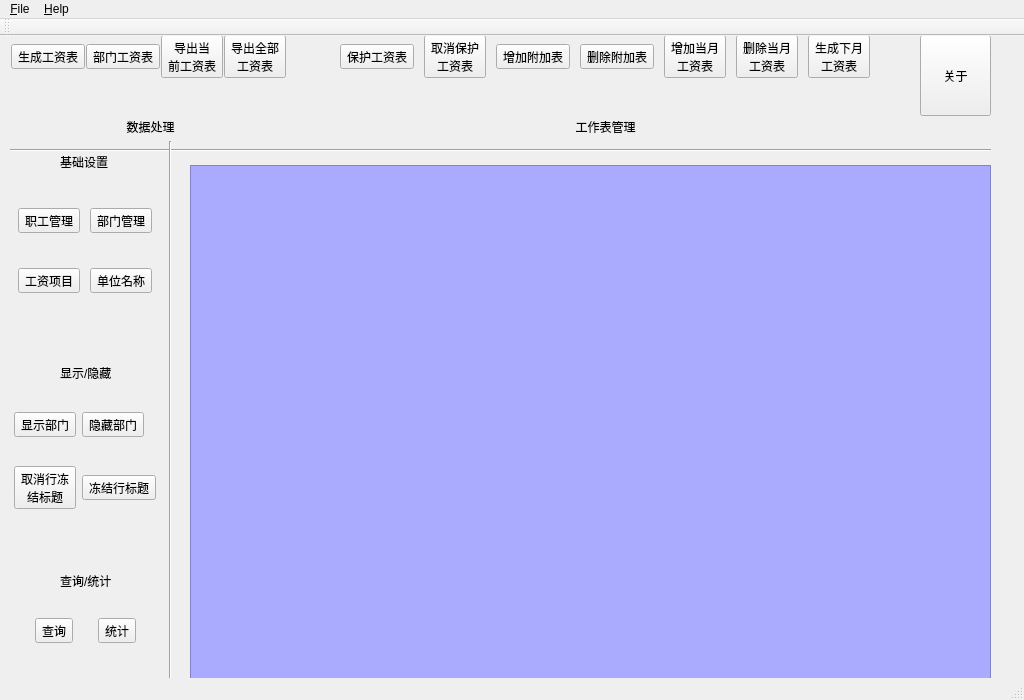
<?xml version="1.0" encoding="UTF-8"?>
<ui version="4.0">
 <class>MainWindow</class>
 <widget class="QMainWindow" name="MainWindow">
  <property name="geometry">
   <rect>
    <x>0</x>
    <y>0</y>
    <width>1024</width>
    <height>700</height>
   </rect>
  </property>
  <property name="windowTitle">
   <string>MainWindow</string>
  </property>
  <widget class="QWidget" name="centralwidget">
   <widget class="QWidget" name="widget" native="true">
    <property name="geometry">
     <rect>
      <x>-10</x>
      <y>-1</y>
      <width>1011</width>
      <height>678</height>
     </rect>
    </property>
    <widget class="QWidget" name="widget_2" native="true">
     <property name="geometry">
      <rect>
       <x>20</x>
       <y>120</y>
       <width>161</width>
       <height>521</height>
      </rect>
     </property>
     <widget class="QLabel" name="label_4">
      <property name="geometry">
       <rect>
        <x>50</x>
        <y>1</y>
        <width>54</width>
        <height>12</height>
       </rect>
      </property>
      <property name="text">
       <string>基础设置</string>
      </property>
     </widget>
     <widget class="QLabel" name="label_5">
      <property name="geometry">
       <rect>
        <x>50</x>
        <y>210</y>
        <width>61</width>
        <height>16</height>
       </rect>
      </property>
      <property name="text">
       <string>显示/隐藏</string>
      </property>
     </widget>
     <widget class="QLabel" name="label_6">
      <property name="geometry">
       <rect>
        <x>50</x>
        <y>420</y>
        <width>54</width>
        <height>12</height>
       </rect>
      </property>
      <property name="text">
       <string>查询/统计</string>
      </property>
     </widget>
     <widget class="QWidget" name="layoutWidget">
      <property name="geometry">
       <rect>
        <x>0</x>
        <y>230</y>
        <width>151</width>
        <height>151</height>
       </rect>
      </property>
      <layout class="QGridLayout" name="gridLayout_2">
       <property name="spacing">
        <number>2</number>
       </property>
       <item row="0" column="0">
        <widget class="QToolButton" name="show_dpt_tb">
         <property name="text">
          <string>显示部门</string>
         </property>
         <property name="icon">
          <iconset>
           <normaloff>../images/显示部门.png</normaloff>../images/显示部门.png</iconset>
         </property>
         <property name="iconSize">
          <size>
           <width>128</width>
           <height>128</height>
          </size>
         </property>
         <property name="toolButtonStyle">
          <enum>Qt::ToolButtonTextUnderIcon</enum>
         </property>
        </widget>
       </item>
       <item row="0" column="1">
        <widget class="QToolButton" name="hide_dpt_tb">
         <property name="text">
          <string>隐藏部门</string>
         </property>
         <property name="icon">
          <iconset>
           <normaloff>../images/隐藏部门.png</normaloff>../images/隐藏部门.png</iconset>
         </property>
         <property name="iconSize">
          <size>
           <width>128</width>
           <height>128</height>
          </size>
         </property>
         <property name="toolButtonStyle">
          <enum>Qt::ToolButtonTextUnderIcon</enum>
         </property>
        </widget>
       </item>
       <item row="1" column="0">
        <widget class="QToolButton" name="cancel_freeze_tb">
         <property name="text">
          <string>取消行冻
结标题</string>
         </property>
         <property name="icon">
          <iconset>
           <normaloff>../images/显示部门.png</normaloff>../images/显示部门.png</iconset>
         </property>
         <property name="iconSize">
          <size>
           <width>128</width>
           <height>128</height>
          </size>
         </property>
         <property name="toolButtonStyle">
          <enum>Qt::ToolButtonTextUnderIcon</enum>
         </property>
        </widget>
       </item>
       <item row="1" column="1">
        <widget class="QToolButton" name="freeze_tb">
         <property name="text">
          <string>冻结行标题</string>
         </property>
         <property name="icon">
          <iconset>
           <normaloff>../images/显示部门.png</normaloff>../images/显示部门.png</iconset>
         </property>
         <property name="iconSize">
          <size>
           <width>128</width>
           <height>128</height>
          </size>
         </property>
         <property name="toolButtonStyle">
          <enum>Qt::ToolButtonTextUnderIcon</enum>
         </property>
        </widget>
       </item>
      </layout>
     </widget>
     <widget class="QWidget" name="layoutWidget">
      <property name="geometry">
       <rect>
        <x>0</x>
        <y>440</y>
        <width>151</width>
        <height>71</height>
       </rect>
      </property>
      <layout class="QHBoxLayout" name="horizontalLayout_3">
       <property name="spacing">
        <number>0</number>
       </property>
       <item>
        <widget class="QToolButton" name="query_tb">
         <property name="text">
          <string>查询</string>
         </property>
         <property name="icon">
          <iconset>
           <normaloff>../images/单位名称.png</normaloff>../images/单位名称.png</iconset>
         </property>
         <property name="iconSize">
          <size>
           <width>128</width>
           <height>128</height>
          </size>
         </property>
         <property name="toolButtonStyle">
          <enum>Qt::ToolButtonTextUnderIcon</enum>
         </property>
        </widget>
       </item>
       <item>
        <widget class="QToolButton" name="statistic_tb">
         <property name="text">
          <string>统计</string>
         </property>
         <property name="icon">
          <iconset>
           <normaloff>../images/单位名称.png</normaloff>../images/单位名称.png</iconset>
         </property>
         <property name="iconSize">
          <size>
           <width>128</width>
           <height>128</height>
          </size>
         </property>
         <property name="toolButtonStyle">
          <enum>Qt::ToolButtonTextUnderIcon</enum>
         </property>
        </widget>
       </item>
      </layout>
     </widget>
    </widget>
    <widget class="QToolButton" name="about_tb">
     <property name="geometry">
      <rect>
       <x>930</x>
       <y>0</y>
       <width>71</width>
       <height>81</height>
      </rect>
     </property>
     <property name="text">
      <string>关于</string>
     </property>
     <property name="icon">
      <iconset>
       <normaloff>../images/关于.png</normaloff>../images/关于.png</iconset>
     </property>
     <property name="iconSize">
      <size>
       <width>128</width>
       <height>128</height>
      </size>
     </property>
     <property name="checkable">
      <bool>false</bool>
     </property>
     <property name="popupMode">
      <enum>QToolButton::DelayedPopup</enum>
     </property>
     <property name="toolButtonStyle">
      <enum>Qt::ToolButtonTextUnderIcon</enum>
     </property>
    </widget>
    <widget class="QTableView" name="tableView">
     <property name="geometry">
      <rect>
       <x>200</x>
       <y>130</y>
       <width>801</width>
       <height>521</height>
      </rect>
     </property>
     <property name="styleSheet">
      <string notr="true">background-color:rgb(170, 170, 255)</string>
     </property>
    </widget>
    <widget class="Line" name="line">
     <property name="geometry">
      <rect>
       <x>20</x>
       <y>105</y>
       <width>981</width>
       <height>20</height>
      </rect>
     </property>
     <property name="orientation">
      <enum>Qt::Horizontal</enum>
     </property>
    </widget>
    <widget class="Line" name="line_2">
     <property name="geometry">
      <rect>
       <x>170</x>
       <y>106</y>
       <width>20</width>
       <height>551</height>
      </rect>
     </property>
     <property name="orientation">
      <enum>Qt::Vertical</enum>
     </property>
    </widget>
    <widget class="QWidget" name="layoutWidget">
     <property name="geometry">
      <rect>
       <x>20</x>
       <y>0</y>
       <width>281</width>
       <height>101</height>
      </rect>
     </property>
     <layout class="QVBoxLayout" name="verticalLayout">
      <item>
       <layout class="QHBoxLayout" name="horizontalLayout">
        <property name="spacing">
         <number>0</number>
        </property>
        <item>
         <widget class="QToolButton" name="generate_payroll_tb">
          <property name="text">
           <string>生成工资表</string>
          </property>
          <property name="icon">
           <iconset>
            <normaloff>../images/生成工资条.png</normaloff>../images/生成工资条.png</iconset>
          </property>
          <property name="iconSize">
           <size>
            <width>128</width>
            <height>128</height>
           </size>
          </property>
          <property name="toolButtonStyle">
           <enum>Qt::ToolButtonTextUnderIcon</enum>
          </property>
         </widget>
        </item>
        <item>
         <widget class="QToolButton" name="dpt_payroll_tb">
          <property name="text">
           <string>部门工资表</string>
          </property>
          <property name="icon">
           <iconset>
            <normaloff>../images/部门工资表.png</normaloff>../images/部门工资表.png</iconset>
          </property>
          <property name="iconSize">
           <size>
            <width>128</width>
            <height>128</height>
           </size>
          </property>
          <property name="toolButtonStyle">
           <enum>Qt::ToolButtonTextUnderIcon</enum>
          </property>
         </widget>
        </item>
        <item>
         <widget class="QToolButton" name="export_current_payroll_tb">
          <property name="text">
           <string>导出当
前工资表</string>
          </property>
          <property name="icon">
           <iconset>
            <normaloff>../images/部门工资表.png</normaloff>../images/部门工资表.png</iconset>
          </property>
          <property name="iconSize">
           <size>
            <width>128</width>
            <height>128</height>
           </size>
          </property>
          <property name="toolButtonStyle">
           <enum>Qt::ToolButtonTextUnderIcon</enum>
          </property>
         </widget>
        </item>
        <item>
         <widget class="QToolButton" name="export_all_payroll_tb">
          <property name="text">
           <string>导出全部
工资表</string>
          </property>
          <property name="icon">
           <iconset>
            <normaloff>../images/部门工资表.png</normaloff>../images/部门工资表.png</iconset>
          </property>
          <property name="iconSize">
           <size>
            <width>128</width>
            <height>128</height>
           </size>
          </property>
          <property name="toolButtonStyle">
           <enum>Qt::ToolButtonTextUnderIcon</enum>
          </property>
         </widget>
        </item>
       </layout>
      </item>
      <item>
       <widget class="QLabel" name="label">
        <property name="text">
         <string>数据处理</string>
        </property>
        <property name="alignment">
         <set>Qt::AlignBottom|Qt::AlignHCenter</set>
        </property>
       </widget>
      </item>
     </layout>
    </widget>
    <widget class="QWidget" name="layoutWidget">
     <property name="geometry">
      <rect>
       <x>340</x>
       <y>0</y>
       <width>551</width>
       <height>101</height>
      </rect>
     </property>
     <layout class="QVBoxLayout" name="verticalLayout_2">
      <item>
       <layout class="QHBoxLayout" name="horizontalLayout_2">
        <property name="spacing">
         <number>0</number>
        </property>
        <item>
         <widget class="QToolButton" name="protect_tb">
          <property name="text">
           <string>保护工资表</string>
          </property>
          <property name="icon">
           <iconset>
            <normaloff>../images/保护工资表.png</normaloff>../images/保护工资表.png</iconset>
          </property>
          <property name="iconSize">
           <size>
            <width>128</width>
            <height>128</height>
           </size>
          </property>
          <property name="toolButtonStyle">
           <enum>Qt::ToolButtonTextUnderIcon</enum>
          </property>
         </widget>
        </item>
        <item>
         <widget class="QToolButton" name="cancel_protect_tb">
          <property name="text">
           <string>取消保护
工资表</string>
          </property>
          <property name="icon">
           <iconset>
            <normaloff>../images/取消保护工资表.png</normaloff>../images/取消保护工资表.png</iconset>
          </property>
          <property name="iconSize">
           <size>
            <width>128</width>
            <height>128</height>
           </size>
          </property>
          <property name="popupMode">
           <enum>QToolButton::DelayedPopup</enum>
          </property>
          <property name="toolButtonStyle">
           <enum>Qt::ToolButtonTextUnderIcon</enum>
          </property>
          <property name="arrowType">
           <enum>Qt::NoArrow</enum>
          </property>
         </widget>
        </item>
        <item>
         <widget class="QToolButton" name="add_extra_label_tb">
          <property name="text">
           <string>增加附加表</string>
          </property>
          <property name="icon">
           <iconset>
            <normaloff>../images/保护工资表.png</normaloff>../images/保护工资表.png</iconset>
          </property>
          <property name="iconSize">
           <size>
            <width>128</width>
            <height>128</height>
           </size>
          </property>
          <property name="toolButtonStyle">
           <enum>Qt::ToolButtonTextUnderIcon</enum>
          </property>
         </widget>
        </item>
        <item>
         <widget class="QToolButton" name="del_extra_label_tb">
          <property name="text">
           <string>删除附加表</string>
          </property>
          <property name="icon">
           <iconset>
            <normaloff>../images/删除当前工资表.png</normaloff>../images/删除当前工资表.png</iconset>
          </property>
          <property name="iconSize">
           <size>
            <width>128</width>
            <height>128</height>
           </size>
          </property>
          <property name="toolButtonStyle">
           <enum>Qt::ToolButtonTextUnderIcon</enum>
          </property>
         </widget>
        </item>
        <item>
         <widget class="QToolButton" name="add_current_month_tb">
          <property name="text">
           <string>增加当月
工资表</string>
          </property>
          <property name="icon">
           <iconset>
            <normaloff>../images/删除当前工资表.png</normaloff>../images/删除当前工资表.png</iconset>
          </property>
          <property name="iconSize">
           <size>
            <width>128</width>
            <height>128</height>
           </size>
          </property>
          <property name="toolButtonStyle">
           <enum>Qt::ToolButtonTextUnderIcon</enum>
          </property>
         </widget>
        </item>
        <item>
         <widget class="QToolButton" name="del_current_month_tb">
          <property name="text">
           <string>删除当月
工资表</string>
          </property>
          <property name="icon">
           <iconset>
            <normaloff>../images/删除当前工资表.png</normaloff>../images/删除当前工资表.png</iconset>
          </property>
          <property name="iconSize">
           <size>
            <width>128</width>
            <height>128</height>
           </size>
          </property>
          <property name="toolButtonStyle">
           <enum>Qt::ToolButtonTextUnderIcon</enum>
          </property>
         </widget>
        </item>
        <item>
         <widget class="QToolButton" name="generate_next_tb">
          <property name="text">
           <string>生成下月
工资表</string>
          </property>
          <property name="icon">
           <iconset>
            <normaloff>../images/生成下月工资表.png</normaloff>../images/生成下月工资表.png</iconset>
          </property>
          <property name="iconSize">
           <size>
            <width>128</width>
            <height>128</height>
           </size>
          </property>
          <property name="toolButtonStyle">
           <enum>Qt::ToolButtonTextUnderIcon</enum>
          </property>
         </widget>
        </item>
       </layout>
      </item>
      <item>
       <widget class="QLabel" name="label_2">
        <property name="text">
         <string>工作表管理</string>
        </property>
        <property name="alignment">
         <set>Qt::AlignBottom|Qt::AlignHCenter</set>
        </property>
       </widget>
      </item>
     </layout>
    </widget>
    <widget class="QWidget" name="layoutWidget">
     <property name="geometry">
      <rect>
       <x>20</x>
       <y>140</y>
       <width>151</width>
       <height>151</height>
      </rect>
     </property>
     <layout class="QGridLayout" name="gridLayout">
      <property name="spacing">
       <number>2</number>
      </property>
      <item row="0" column="1">
       <widget class="QToolButton" name="dpt_tb">
        <property name="text">
         <string>部门管理</string>
        </property>
        <property name="icon">
         <iconset>
          <normaloff>../images/部门管理.png</normaloff>../images/部门管理.png</iconset>
        </property>
        <property name="iconSize">
         <size>
          <width>128</width>
          <height>128</height>
         </size>
        </property>
        <property name="toolButtonStyle">
         <enum>Qt::ToolButtonTextUnderIcon</enum>
        </property>
       </widget>
      </item>
      <item row="1" column="0">
       <widget class="QToolButton" name="prj_tb">
        <property name="text">
         <string>工资项目</string>
        </property>
        <property name="icon">
         <iconset>
          <normaloff>../images/工资项目管理.png</normaloff>../images/工资项目管理.png</iconset>
        </property>
        <property name="iconSize">
         <size>
          <width>128</width>
          <height>128</height>
         </size>
        </property>
        <property name="toolButtonStyle">
         <enum>Qt::ToolButtonTextUnderIcon</enum>
        </property>
       </widget>
      </item>
      <item row="1" column="1">
       <widget class="QToolButton" name="unit_tb">
        <property name="text">
         <string>单位名称</string>
        </property>
        <property name="icon">
         <iconset>
          <normaloff>../images/单位名称.png</normaloff>../images/单位名称.png</iconset>
        </property>
        <property name="iconSize">
         <size>
          <width>128</width>
          <height>128</height>
         </size>
        </property>
        <property name="toolButtonStyle">
         <enum>Qt::ToolButtonTextUnderIcon</enum>
        </property>
       </widget>
      </item>
      <item row="0" column="0">
       <widget class="QToolButton" name="clk_tb">
        <property name="text">
         <string>职工管理</string>
        </property>
        <property name="icon">
         <iconset>
          <normaloff>../images/职工管理.png</normaloff>../images/职工管理.png</iconset>
        </property>
        <property name="iconSize">
         <size>
          <width>256</width>
          <height>512</height>
         </size>
        </property>
        <property name="toolButtonStyle">
         <enum>Qt::ToolButtonTextUnderIcon</enum>
        </property>
       </widget>
      </item>
     </layout>
    </widget>
   </widget>
  </widget>
  <widget class="QMenuBar" name="menubar">
   <property name="geometry">
    <rect>
     <x>0</x>
     <y>0</y>
     <width>1024</width>
     <height>23</height>
    </rect>
   </property>
   <widget class="QMenu" name="menu_File">
    <property name="title">
     <string>&amp;File</string>
    </property>
    <addaction name="actionNew"/>
    <addaction name="actionSave"/>
    <addaction name="actionEdit"/>
    <addaction name="actionExit"/>
   </widget>
   <widget class="QMenu" name="menu_Help">
    <property name="title">
     <string>&amp;Help</string>
    </property>
   </widget>
   <addaction name="menu_File"/>
   <addaction name="menu_Help"/>
  </widget>
  <widget class="QStatusBar" name="statusbar"/>
  <widget class="QToolBar" name="toolBar">
   <property name="windowTitle">
    <string>toolBar</string>
   </property>
   <attribute name="toolBarArea">
    <enum>TopToolBarArea</enum>
   </attribute>
   <attribute name="toolBarBreak">
    <bool>false</bool>
   </attribute>
  </widget>
  <action name="actionNew">
   <property name="text">
    <string>New</string>
   </property>
   <property name="shortcut">
    <string>Ctrl+N</string>
   </property>
  </action>
  <action name="actionSave">
   <property name="text">
    <string>Save</string>
   </property>
   <property name="shortcut">
    <string>Ctrl+S</string>
   </property>
  </action>
  <action name="actionEdit">
   <property name="text">
    <string>Edit</string>
   </property>
  </action>
  <action name="actionExit">
   <property name="text">
    <string>Exit</string>
   </property>
   <property name="shortcut">
    <string>Ctrl+E</string>
   </property>
  </action>
 </widget>
 <resources/>
 <connections/>
</ui>
